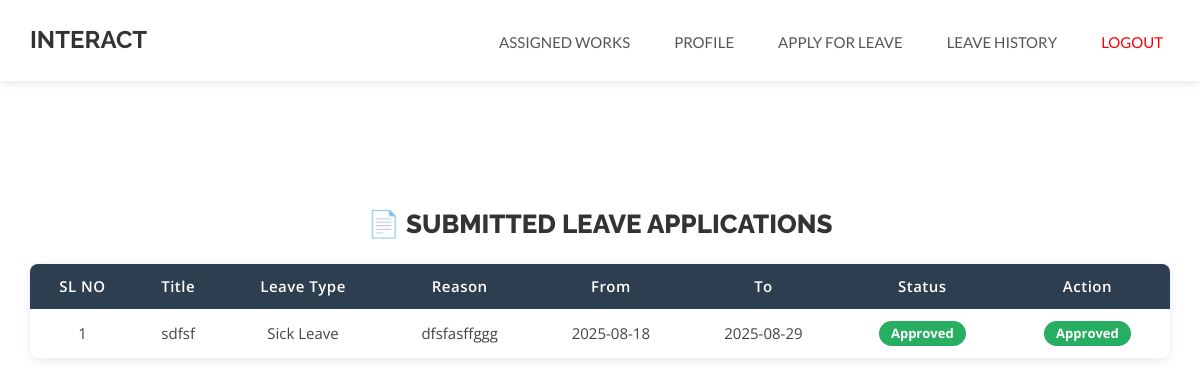
Page /Project/Employee/SubmittedLeaveApplication.php (signed in) on the committed database.
### tables this page shows
CREATE TABLE `tbl_leave` (
  `leave_id` int(11) NOT NULL,
  `leave_title` varchar(100) NOT NULL,
  `category_id` int(11) NOT NULL,
  `leave_content` varchar(100) NOT NULL,
  `leave_fromdate` varchar(100) NOT NULL,
  `leave_enddate` varchar(100) NOT NULL,
  `leave_status` int(11) NOT NULL DEFAULT 0,
  `employee_id` int(11) NOT NULL
);

CREATE TABLE `tbl_category` (
  `category_id` int(11) NOT NULL,
  `category_name` varchar(100) NOT NULL
);

### Project/Employee/SubmittedLeaveApplication.php (the view, shortened to what this page needs)
<?php
include("header.php");
include("../Assets/Connection/Connection.php");
?>
<div class="container" style="margin-top:210px">
    <h2>📄 Submitted Leave Applications</h2>
    <div class="table-wrapper">
        <table>
            <thead>
                <tr>
                    <th>SL NO</th>
                    <th>Title</th>
                    <th>Leave Type</th>
                    <th>Reason</th>
                    <th>From</th>
                    <th>To</th>
                    <th>Status</th>
                    <th>Action</th>
                </tr>
            </thead>
            <tbody>
            <?php
            $i = 0;
            $selQry = "
                SELECT l.*, c.category_name
                FROM tbl_leave l
                INNER JOIN tbl_category c ON l.category_id = c.category_id
                WHERE l.employee_id = '" . $_SESSION['eid'] . "'
                ORDER BY l.leave_id DESC
            ";
            $result = $conn->query($selQry);
            if ($result->num_rows > 0) {
                while ($row = $result->fetch_assoc()) {
                    $i++;
                    ?>
                    <tr>
                        <td><?php echo $i; ?></td>
                        <td><?php echo htmlspecialchars($row['leave_title']); ?></td>
                        <td><?php echo htmlspecialchars($row['category_name']); ?></td>
                        <td><?php echo nl2br(htmlspecialchars($row['leave_content'])); ?></td>
                        <td><?php echo htmlspecialchars($row['leave_fromdate']); ?></td>
                        <td><?php echo htmlspecialchars($row['leave_enddate']); ?></td>
                        <td>
                            <?php
                            if ($row['leave_status'] == '1') {
                                echo "<span class='badge success'>Approved</span>";
                            } elseif ($row['leave_status'] == '2') {
                                echo "<span class='badge danger'>Rejected</span>";
                            } else {
                                echo "<span class='badge warning'>Pending</span>";
                            }
                            ?>
                        </td>
                        <td>
                             <?php
                            if ($row['leave_status'] == '1') {
                                  echo "<span class='badge success'>Approved</span>";
                            }
                           ?>
                        </td>
                    </tr>
                    <?php
                }
            } else {
                echo "<tr><td colspan='8' class='text-muted'>No leave applications found</td></tr>";
            }
            ?>
            </tbody>
        </table>
    </div>
</div>
<?php
include("footer.php");
?>

### Project/Assets/Templates/Employee/css/style.css (style rules this page uses)
body, html { font-family: 'Open Sans', sans-serif; text-rendering: optimizeLegibility !important; -webkit-font-smoothing: antialiased !important; color: #777; font-weight: 400; width: 100% !important; height: 100% !important; }
h2, h3, h4 { font-family: 'Raleway', sans-serif; }
h2 { text-transform: uppercase; margin: 0 0 20px 0; font-weight: 800; font-size: 36px; color: #333; }

### Project/Employee/SubmittedLeaveApplication.php (style rules this page uses)
.container h2 { text-align: center; margin-bottom: 25px; font-size: 26px; color: #333; }
.table-wrapper { overflow-x: auto; background: #fff; border-radius: 8px; box-shadow: 0 2px 10px rgba(0,0,0,0.1); }
table { width: 100%; border-collapse: collapse; font-size: 15px; }
thead { background: #2c3e50; color: #fff; }
thead th { padding: 12px; text-align: center; font-weight: 600; letter-spacing: 0.5px; }
tbody tr { transition: background 0.2s ease-in-out; }
tbody td { padding: 12px; text-align: center; color: #444; }
.badge { padding: 6px 12px; border-radius: 20px; font-size: 13px; font-weight: bold; display: inline-block; }
.badge.success { background: #27ae60; color: white; }

### rows in the picture
tbl_leave: leave_title "sdfsf", category.category_name "Sick Leave", leave_content "dfsfasffggg", leave_fromdate "2025-08-18", leave_enddate "2025-08-29", leave_status "Approved"
